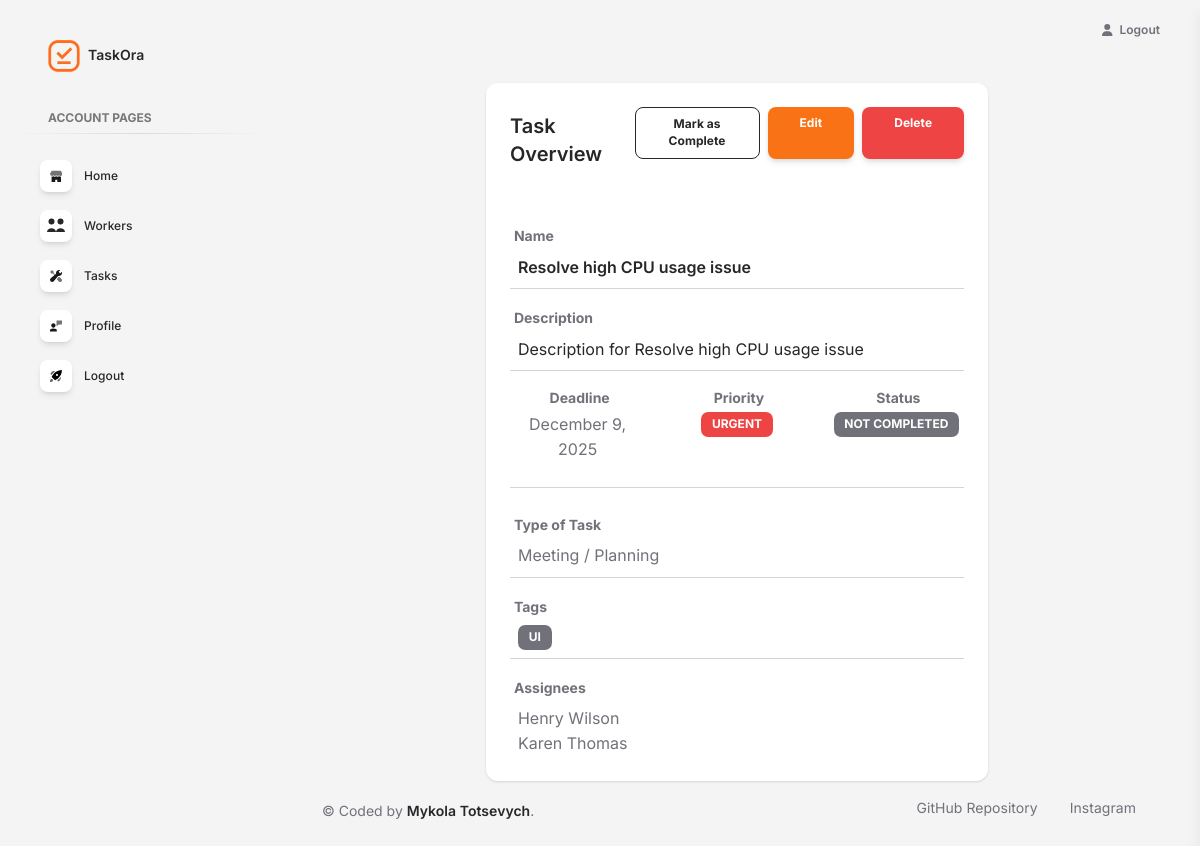
Before: /tasks/8/ (signed in) with the older database file.
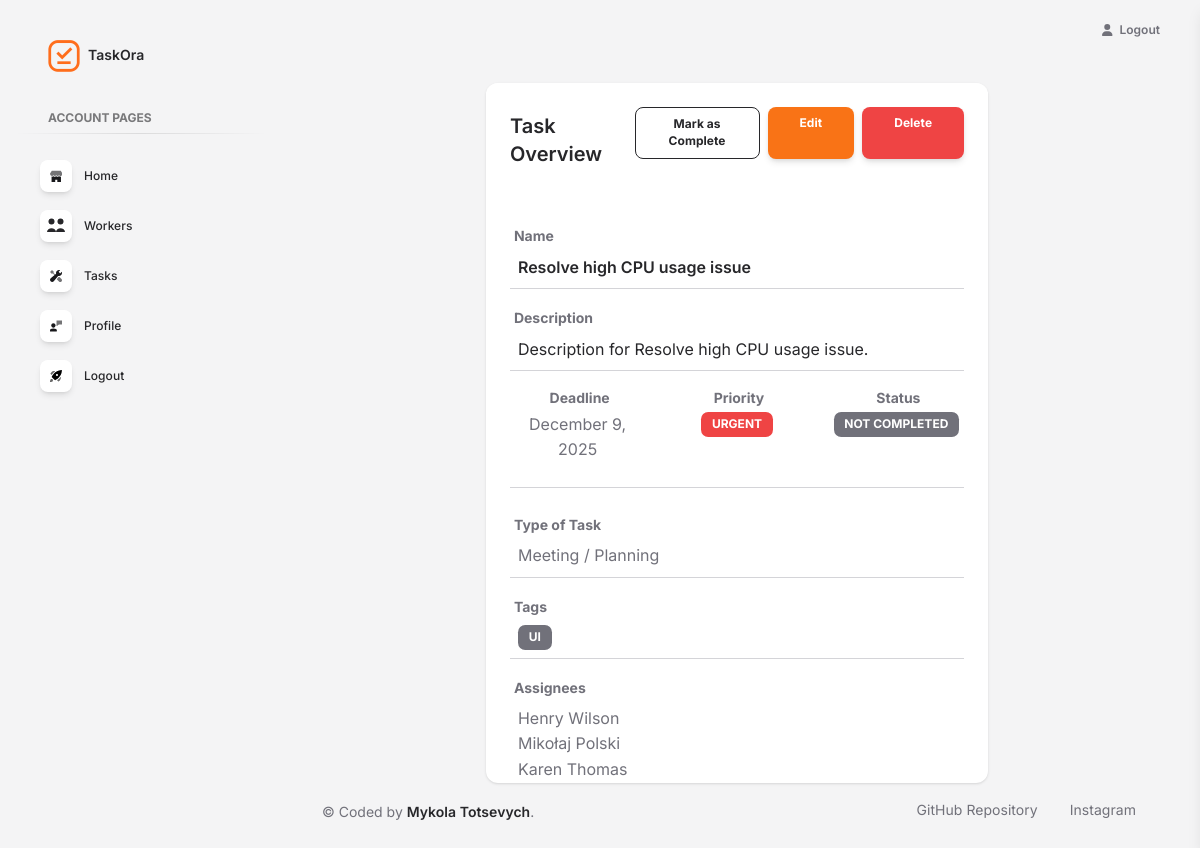
After: the same page with the newer database file.
### task_manager/models.py (models this page shows, shortened)
class Task(models.Model):
    PRIORITY_CHOICES = [
        ("Low", "Low"),
        ("Medium", "Medium"),
        ("High", "High"),
        ("Urgent", "Urgent"),
    ]
    name = models.CharField(max_length=255)
    description = models.TextField()
    deadline = models.DateField(null=True, blank=True)
    is_completed = models.BooleanField(default=False)
    priority = models.CharField(max_length=10, choices=PRIORITY_CHOICES)
    task_type = models.ForeignKey(
        TaskType,
        on_delete=models.CASCADE,
        related_name="tasks"
    )
    tags = models.ManyToManyField(Tag, related_name="tasks")
    assignees = models.ManyToManyField(settings.AUTH_USER_MODEL, related_name="tasks")

class Tag(models.Model):
    name = models.CharField(max_length=255, unique=True)
    class Meta:
        ordering = ("name",)

class Worker(AbstractUser):
    bio = models.TextField(null= True, blank=True)
    position = models.ForeignKey(
        Position,
        on_delete=models.CASCADE,
        related_name="workers"
    )

class TaskType(models.Model):
    name = models.CharField(max_length=255, unique=True)
    class Meta:
        ordering = ("name",)
    def __str__(self):
        return self.name

### task_manager/views.py (the view)
# urls.py: path("tasks/<int:pk>/", TaskDetailView.as_view(), name="task-detail"),
class TaskDetailView(LoginRequiredMixin, generic.DetailView):
    model = Task

### task_manager/templatetags/admin_soft.py (called while the page is built)
@assignment_tag(takes_context=True)
def get_direction(context):
    res = {
        'panel': 'text-left',
        'notify': 'right',
        'float': 'float-right',
        'reverse_panel': 'text-right',
        'nav': 'ml-auto'
    }
    if context.get('LANGUAGE_BIDI'):
        res['panel'] = 'text-right'
        res['notify'] = 'left'
        res['float'] = ''
        res['reverse_panel'] = 'text-left'
        res['nav'] = 'mr-auto'
    return res

@assignment_tag(takes_context=True)
def get_admin_setting(context):
    res = {
    }
    return res

### templates/task_manager/task_detail.html
{% extends "layouts/base.html" %}
{% load static %}
{% block content %}
<div class="container-fluid py-4">
  <div class="row justify-content-center">
    <div class="col-lg-7 col-md-9">
      <div class="card shadow-sm">
        <div class="card-header d-flex justify-content-between align-items-center">
          <h5 class="mb-0">Task Overview</h5>
          <div class="d-flex gap-2">
            <a href="{% url 'task_manager:task-complete-incomplete' task.pk %}" class="btn btn-sm btn-outline-dark">
              {% if task.is_completed %}Mark as Incomplete{% else %}Mark as Complete{% endif %}
            </a>
            <a href="{% url "task_manager:task-update" task.pk %}" class="btn btn-sm btn-primary">Edit</a>
            <a href="{% url "task_manager:task-delete" task.pk %}" class="btn btn-sm btn-danger">Delete</a>
          </div>
        </div>
        <div class="card-body overflow-auto" style="max-height: 73vh;">
          <div class="mb-3 border-bottom pb-2">
            <label class="text-secondary text-sm">Name</label>
            <h6 class="mb-0 ms-2">{{ task.name }}</h6>
          </div>
          <div class="mb-3 border-bottom pb-2">
            <label class="text-secondary text-sm">Description</label>
            <p class="mb-0 text-dark ms-2">{{ task.description }}</p>
          </div>
          <div class="mb-4 border-bottom pb-4">
            <div class="row text-center">
              <div class="col-md-4 d-flex flex-column align-items-center">
                <label class="text-secondary text-sm mb-1">Deadline</label>
                <div>{{ task.deadline|date:"F j, Y" }}</div>
              </div>
              <div class="col-md-4 d-flex flex-column align-items-center">
                <label class="text-secondary text-sm mb-1">Priority</label>
                <span class="badge
                  {% if task.priority == 'Low' %}bg-success
                  {% elif task.priority == 'Medium' %}bg-info
                  {% elif task.priority == 'High' %}bg-warning text-dark
                  {% elif task.priority == 'Urgent' %}bg-danger
                  {% endif %}
                ">
                  {{ task.priority }}
                </span>
              </div>
              <div class="col-md-4 d-flex flex-column align-items-center">
                <label class="text-secondary text-sm mb-1">Status</label>
                <span class="badge {% if task.is_completed %}bg-success{% else %}bg-secondary{% endif %}">
                  {% if task.is_completed %}Completed{% else %}Not Completed{% endif %}
                </span>
              </div>
            </div>
          </div>
          <div class="mb-3 border-bottom pb-2">
            <label class="text-secondary text-sm">Type of Task</label>
            <div class="ms-2">{{ task.task_type }}</div>
          </div>
          <div class="mb-3 border-bottom pb-2">
            <label class="text-secondary text-sm">Tags</label>
            {% if task.tags.exists %}
              <div class="d-flex flex-wrap gap-2">
                {% for tag in task.tags.all %}
                  <span class="badge bg-secondary ms-2">{{ tag.name }}</span>
                {% endfor %}
              </div>
            {% else %}
              <p class="text-muted mb-0 ms-2">No tags</p>
            {% endif %}
          </div>
          <div>
            <label class="text-secondary text-sm">Assignees</label>
            {% if task.assignees.exists %}
              <ul class="list-unstyled mb-0">
                {% for worker in task.assignees.all %}
                  <li class="ms-2">{{ worker.get_full_name|default:worker.username }}</li>
                {% endfor %}
              </ul>
            {% else %}
              <p class="text-muted mb-0 ms-2">No assignees</p>
            {% endif %}
          </div>
        </div>
      </div>
    </div>
  </div>
  {% include "includes/footer.html" %}
</div>
{% endblock %}

Changed rows visible on the page:
changed Task "Resolve high CPU usage issue": description "Description for Resolve high CPU usage issue" → "Description for Resolve high CPU usage issue."
now on this page (row edited): Worker: get_full_name "Mikołaj Polski"
